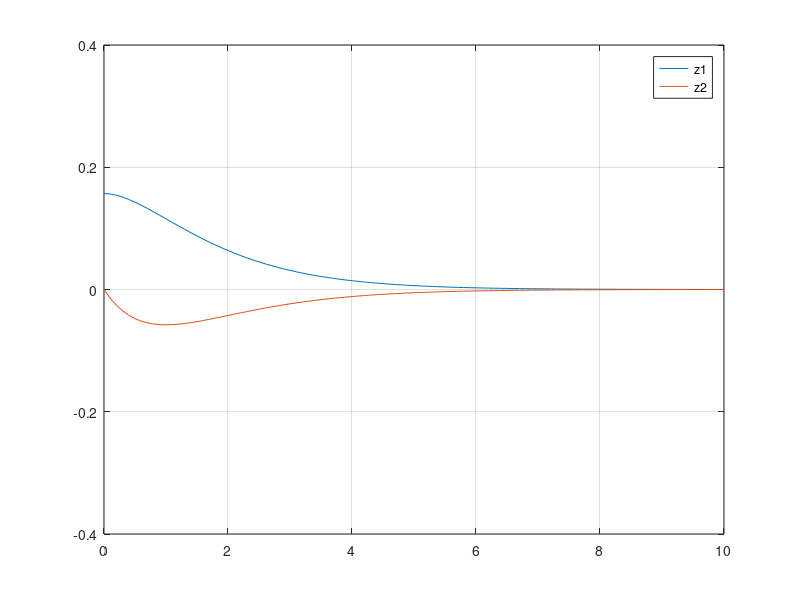

MATLAB code to generate this figure:
%%%%%%%%%%%%%%%%%%%%%%%%%%%%%%%%%%%%%%%%%%%%%
%% 《控制之美-卷一(第二版)》 代码
%% 作者：王天威
%% 清华大学出版社
%% 程序名称：10-2_Pole_Placement_Controller_Design.m
%% 程序功能：线性反馈控制器-极点配置
%%%%%%%%%%%%%%%%%%%%%%%%%%%%%%%%%%%%%%%%%%%%%
%% 程序初始化，清空工作空间，缓存，
clear all;
close all;
clc;
% 读取Octave控制数据库（注：如使用Matlab，可删除或注释掉本行代码）
pkg load control
%%%%%%%%%%%%%%%%%系统定义%%%%%%%%%%%%%%%%%%%%%
% 定义系统参数
  g=10;
  d=1;
% 定义系统矩阵A
 A=[0 1;g/d 0];
% 定义输入矩阵B
 B=[0;1];
% 定义输出矩阵C
 C = [1, 0];
% 定义直接输入矩阵D
 D = 0;
% 定义仿真时间
tspan = [0: 0.1: 10];
% 状态初始化
z0=[pi/20;0];
%%%%%%%%%%%%%%%%%定义系统微分方程%%%%%%%%%%%%%%%%%%%%%
function  dz = Closedloop_sys(t,z,A,B,C,D,g,d)
%%%%%%%%%%%%%%%%%输入定义%%%%%%%%%%%%%%%%%%%%%
 % 定义控制矩阵
 K = [1+g/d 2];
 % 定义系统输入
 u = -K*z;
 % 定义状态空间方程
 dz = A*z + B*u;
end
% 使用 ode45 求解微分方程
[t, z] = ode45(@(t,z)Closedloop_sys(t,z,A,B,C,D,g,d), tspan, z0);
%%%%%%%%%%%%%%%%%结果%%%%%%%%%%%%%%%%%%%%%%%%%%%
figure(1, 'position',[200 100 600 300]);
% 状态变量结果图
% 系统状态z1结果图
plot(t,z(:,1));
hold on;
% 系统状态z2结果图
plot(t,z(:,2));
grid on;
ylim([-0.4 .4]);
legend("z1","z2");
hold off;

